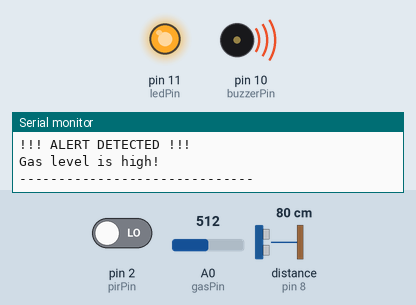
This sketch was run on a simulated Arduino Uno, built with avr-gcc and run on an emulated ATmega328P. Shown: output pins drawn as LEDs (lit = HIGH), buzzer (waves = sounding, pin HIGH), the last lines printed to the serial monitor. Wiring (inferred from the names in the program): ultrasonic range finder: trigger pin 9; echo pin 8. The test bench sets the inputs (shaded band); at power-on: A0 (gasPin) = 512, distance to the obstacle (sensor on pin 8) 80 cm, pin 2 (pirPin) LOW. The echo pulse lasts 58.3 µs per cm; pins used as bus, display or sensor lines are not drawn.

Above: at 1.9 s.
2.0 s: A0 (gasPin) set to 412
3.5 s: A0 (gasPin) set to 393
At 5.5 s:
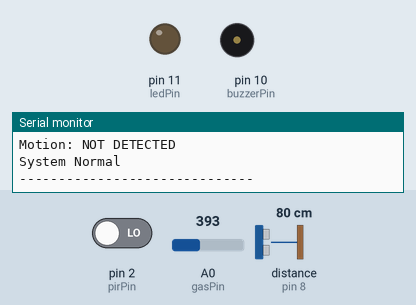
5.8 s: distance to the obstacle (sensor on pin 8) set to 21 cm
7.6 s: distance to the obstacle (sensor on pin 8) set to 18 cm
At 9.0 s:
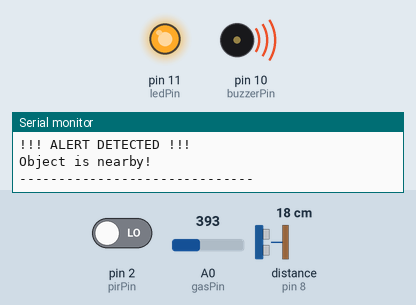
Timing chart, 0 to 10.6 s (numbered marks = the images above; inputs shaded):
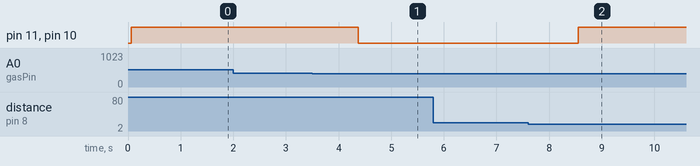

The sketch:

exp1.ino
```cpp
const int gasPin = A0;       // MQ-2 gas sensor OUT
const int trigPin = 9;       // Ultrasonic TRIG
const int echoPin = 8;       // Ultrasonic ECHO
const int pirPin = 2;        // PIR sensor OUT
const int buzzerPin = 10;    // Buzzer
const int ledPin = 11;       // LED

int gasValue;
int pirValue;
long duration;
float distance;

void setup() {
  pinMode(trigPin, OUTPUT);
  pinMode(echoPin, INPUT);
  pinMode(pirPin, INPUT);
  pinMode(buzzerPin, OUTPUT);
  pinMode(ledPin, OUTPUT);

  Serial.begin(9600);
  Serial.println("SMART SENSOR MONITORING SYSTEM");
  Serial.println("------------------------------");
}

void loop() {
  // Read gas sensor
  gasValue = analogRead(gasPin);

  // Read PIR motion sensor
  pirValue = digitalRead(pirPin);

  // Measure ultrasonic distance
  digitalWrite(trigPin, LOW);
  delayMicroseconds(2);
  digitalWrite(trigPin, HIGH);
  delayMicroseconds(10);
  digitalWrite(trigPin, LOW);

  duration = pulseIn(echoPin, HIGH, 30000);

  if (duration == 0) {
    distance = -1;
  } else {
    distance = duration * 0.0343 / 2;
  }

  // Display readings in Virtual Terminal
  Serial.print("Gas Value: ");
  Serial.println(gasValue);

  Serial.print("Distance: ");
  if (distance < 0) {
    Serial.println("No Echo");
  } else {
    Serial.print(distance);
    Serial.println(" cm");
  }

  Serial.print("Motion: ");
  Serial.println(pirValue == HIGH ? "DETECTED" : "NOT DETECTED");

  // Alert conditions
  bool gasAlert = gasValue > 400;
  bool objectAlert = distance > 0 && distance < 20;
  bool motionAlert = pirValue == HIGH;

  if (gasAlert || objectAlert || motionAlert) {
    digitalWrite(ledPin, HIGH);
    digitalWrite(buzzerPin, HIGH);

    Serial.println("!!! ALERT DETECTED !!!");

    if (gasAlert) Serial.println("Gas level is high!");
    if (objectAlert) Serial.println("Object is nearby!");
    if (motionAlert) Serial.println("Motion detected!");
  } else {
    digitalWrite(ledPin, LOW);
    digitalWrite(buzzerPin, LOW);
    Serial.println("System Normal");
  }

  Serial.println("------------------------------");
  delay(1000);
}
```

Measured:
- the behaviour switches between 401 and 400 on A0 (gasPin) (found by bisection; images 0 and 1)
- the behaviour switches between 20 and 19 cm on distance to the obstacle (sensor on pin 8) (found by bisection; images 1 and 2)
- after the input at 3.5 s, pin 11 (ledPin), pin 10 (buzzerPin): HIGH → LOW after 0.88 s
- after the input at 7.6 s, pin 11 (ledPin), pin 10 (buzzerPin): LOW → HIGH after 0.95 s
